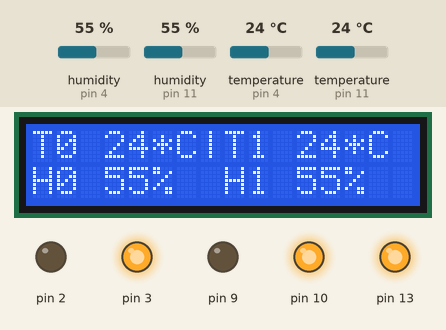
This sketch was run on a simulated Arduino Uno, built with avr-gcc and run on an emulated ATmega328P. Shown: 16×2 character LCD, output pins drawn as LEDs (lit = HIGH). Wiring (inferred from the names in the program): 2 × DHT11 sensor: data pin 4 / data pin 11. Inputs (shaded band) come from the test bench; at power-on: humidity (sensors on pin 4, pin 11) 55 %, temperature (sensors on pin 4, pin 11) 24 °C.

Above: at 1.2 s.
1.3 s: humidity (sensor on pin 4) set to 22 %
At 4.8 s:
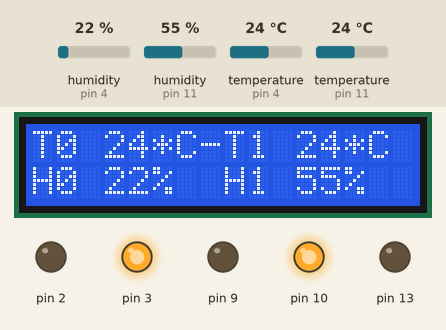
4.9 s: humidity (sensor on pin 11) set to 22 %
At 5.45 s:
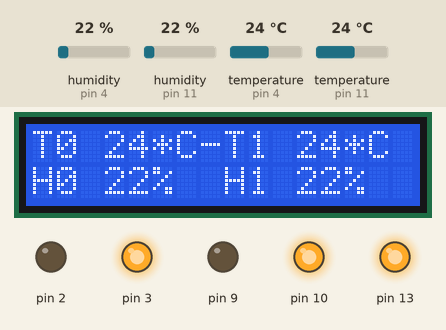
8.1 s: temperature (sensor on pin 4) set to 12 °C
At 10.79 s:
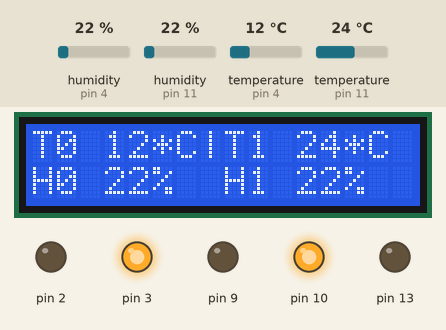
11.5 s: temperature (sensor on pin 11) set to 12 °C
At 14.4 s:
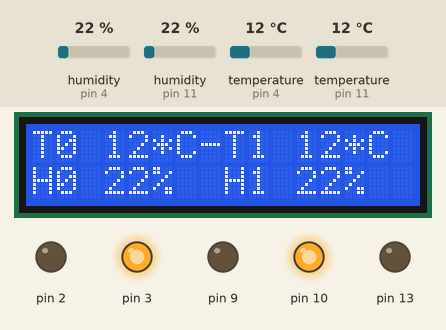
14.7 s: humidity (sensor on pin 4) set to 40 %
At 16.92 s:
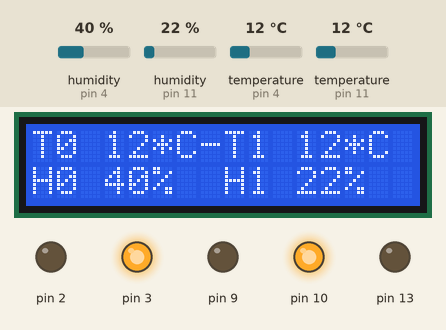
18.2 s: humidity (sensor on pin 11) set to 40 %
At 21.6 s:
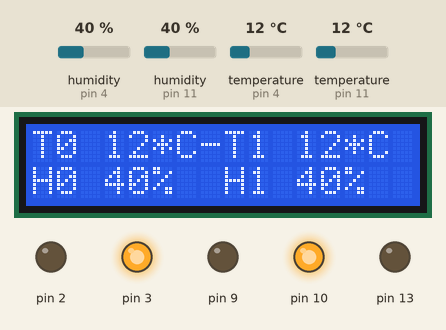
Timing chart, 0 to 22.4 s (numbered marks = the images above; inputs shaded):
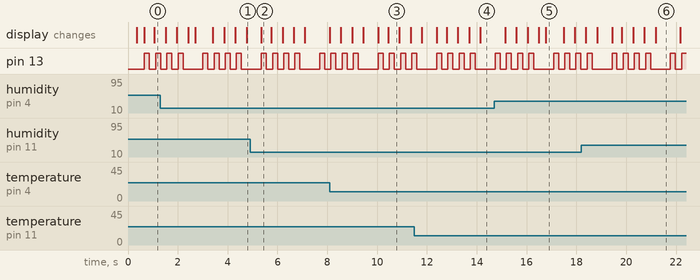

Measured:
- after the input at 1.3 s, the display: first differs from a run without the input after 1.4 s (image 1)
- after the input at 4.9 s, the display: changes after 0.45 s (image 2)
- after the input at 8.1 s, the display: first differs from a run without the input after 1.9 s (image 3 shows a later state)
- after the input at 11.5 s, the display: first differs from a run without the input after 0.89 s (image 4)
- after the input at 14.7 s, the display: first differs from a run without the input after 2.1 s (image 5)
- after the input at 18.2 s, the display: first differs from a run without the input after 1.2 s (image 6)
- what the display in image 2 shows lasts 0.4 s, from 5.4 s to 5.8 s

The sketch:

HT_Display.ino
```cpp
#include <Wire.h>
#include <LiquidCrystal_I2C.h>
#include "DHT.h"
int dhtPin1 = 11;
int dhtPin0 = 4;
DHT dht0(dhtPin0, DHT11);
DHT dht1(dhtPin1, DHT11);
char b[17];
int f;
long int t;
short int p = 0;
LiquidCrystal_I2C lcd(0x3f, 16, 2); // set the LCD address to 0x27 for a 16 chars and 2 line display

void PrintLcd(int x, int y, char * str) {
  int l;
  for (l = 0; l < 16; l++) {
    if (str[l] == '\0') {
      break;
    }
  }
  for (int i = 0; i < l; i++) {
    lcd.setCursor(x + i, y);
    lcd.print((char)str[i]);
  }
}
void setup() {
  lcd.init();                      // initialize the lcd
  // Print a message to the LCD.
  lcd.backlight();
  //Serial.begin(9600);
  dht0.begin();
  dht1.begin();
  pinMode(13, OUTPUT);
  pinMode(dhtPin0 - 1, OUTPUT);
  pinMode(dhtPin0 - 2, OUTPUT);
  digitalWrite(dhtPin0 - 1, HIGH);
  digitalWrite(dhtPin0 - 2, LOW);
  pinMode(dhtPin1 - 1, OUTPUT);
  pinMode(dhtPin1 - 2, OUTPUT);
  digitalWrite(dhtPin1 - 1, HIGH);
  digitalWrite(dhtPin1 - 2, LOW);
}
void loop() {
  t=millis();
  f = (int)dht0.readHumidity();
  sprintf(b, "H0 %02d%%", f);
  PrintLcd(0, 1, b);

  f = (int)dht1.readHumidity();
  sprintf(b, "H1 %02d%%", f);
  PrintLcd(8, 1, b);

  f = (int)dht0.readTemperature();
  sprintf(b, "T0 %02d*C", f);
  PrintLcd(0, 0, b);

  f = (int)dht1.readTemperature();
  sprintf(b, "T1 %02d*C", f);
  PrintLcd(8, 0, b);

  digitalWrite(13, HIGH);
  delay(200);
  digitalWrite(13, LOW);
  delay(200);
  if (p == 0 ) {
    PrintLcd(7,0,"|");
    p = 1;
  } else {
    PrintLcd(7,0,"-");
    p = 0;
  }

  //Serial.println(millis()-t);

}
```
